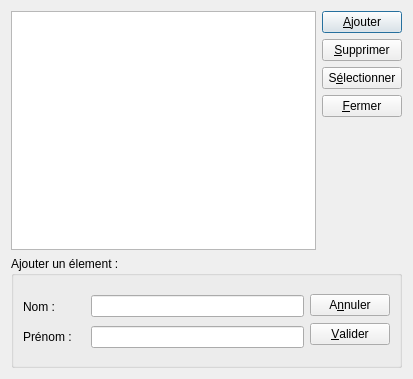
<?xml version="1.0" encoding="UTF-8"?>
<ui version="4.0">
 <class>Dlg_Operateur</class>
 <widget class="QDialog" name="Dlg_Operateur">
  <property name="geometry">
   <rect>
    <x>0</x>
    <y>0</y>
    <width>413</width>
    <height>379</height>
   </rect>
  </property>
  <property name="windowTitle">
   <string>Dialog</string>
  </property>
  <layout class="QGridLayout" name="gridLayout_3">
   <item row="0" column="0">
    <layout class="QGridLayout" name="gridLayout">
     <item row="0" column="0">
      <widget class="QTableView" name="tableView">
       <property name="horizontalScrollBarPolicy">
        <enum>Qt::ScrollBarAsNeeded</enum>
       </property>
       <property name="alternatingRowColors">
        <bool>true</bool>
       </property>
       <property name="selectionMode">
        <enum>QAbstractItemView::SingleSelection</enum>
       </property>
       <property name="selectionBehavior">
        <enum>QAbstractItemView::SelectRows</enum>
       </property>
      </widget>
     </item>
     <item row="0" column="1">
      <layout class="QVBoxLayout" name="verticalLayout">
       <item>
        <widget class="QPushButton" name="button_Ajouter">
         <property name="text">
          <string>&amp;Ajouter</string>
         </property>
        </widget>
       </item>
       <item>
        <widget class="QPushButton" name="button_Supprimer">
         <property name="text">
          <string>&amp;Supprimer</string>
         </property>
        </widget>
       </item>
       <item>
        <widget class="QPushButton" name="button_Selectionner">
         <property name="text">
          <string>S&amp;électionner</string>
         </property>
        </widget>
       </item>
       <item>
        <widget class="QPushButton" name="button_Fermer">
         <property name="text">
          <string>&amp;Fermer</string>
         </property>
        </widget>
       </item>
       <item>
        <spacer name="verticalSpacer">
         <property name="orientation">
          <enum>Qt::Vertical</enum>
         </property>
         <property name="sizeHint" stdset="0">
          <size>
           <width>20</width>
           <height>40</height>
          </size>
         </property>
        </spacer>
       </item>
      </layout>
     </item>
     <item row="1" column="0" colspan="2">
      <widget class="QGroupBox" name="gb_edit_champs">
       <property name="sizePolicy">
        <sizepolicy hsizetype="Preferred" vsizetype="Fixed">
         <horstretch>0</horstretch>
         <verstretch>0</verstretch>
        </sizepolicy>
       </property>
       <property name="minimumSize">
        <size>
         <width>0</width>
         <height>112</height>
        </size>
       </property>
       <property name="maximumSize">
        <size>
         <width>16777215</width>
         <height>112</height>
        </size>
       </property>
       <property name="title">
        <string>Ajouter un élement :</string>
       </property>
       <layout class="QGridLayout" name="gridLayout_2">
        <item row="0" column="0">
         <layout class="QVBoxLayout" name="verticalLayout_3">
          <item>
           <layout class="QHBoxLayout" name="horizontalLayout">
            <item>
             <widget class="QLabel" name="label">
              <property name="sizePolicy">
               <sizepolicy hsizetype="Fixed" vsizetype="Fixed">
                <horstretch>0</horstretch>
                <verstretch>0</verstretch>
               </sizepolicy>
              </property>
              <property name="minimumSize">
               <size>
                <width>62</width>
                <height>27</height>
               </size>
              </property>
              <property name="text">
               <string>Nom :</string>
              </property>
             </widget>
            </item>
            <item>
             <widget class="QLineEdit" name="lineEdit_Nom"/>
            </item>
           </layout>
          </item>
          <item>
           <layout class="QHBoxLayout" name="horizontalLayout_2">
            <item>
             <widget class="QLabel" name="label_2">
              <property name="sizePolicy">
               <sizepolicy hsizetype="Fixed" vsizetype="Fixed">
                <horstretch>0</horstretch>
                <verstretch>0</verstretch>
               </sizepolicy>
              </property>
              <property name="minimumSize">
               <size>
                <width>62</width>
                <height>0</height>
               </size>
              </property>
              <property name="maximumSize">
               <size>
                <width>62</width>
                <height>16777215</height>
               </size>
              </property>
              <property name="text">
               <string>Prénom :</string>
              </property>
             </widget>
            </item>
            <item>
             <widget class="QLineEdit" name="lineEdit_Prenom"/>
            </item>
           </layout>
          </item>
         </layout>
        </item>
        <item row="0" column="1">
         <layout class="QVBoxLayout" name="verticalLayout_2">
          <item>
           <widget class="QPushButton" name="button_Annuler">
            <property name="text">
             <string>A&amp;nnuler</string>
            </property>
           </widget>
          </item>
          <item>
           <widget class="QPushButton" name="button_Valider">
            <property name="text">
             <string>&amp;Valider</string>
            </property>
           </widget>
          </item>
         </layout>
        </item>
       </layout>
      </widget>
     </item>
    </layout>
   </item>
  </layout>
 </widget>
 <resources/>
 <connections/>
</ui>
